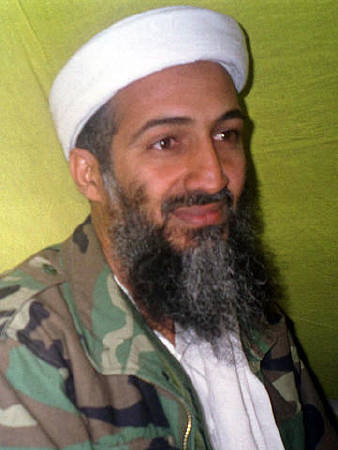
#> input picture images/test/0009.jpg, 338 x 450 px, given as the content of the folder ./images/train, which was not available
$ python data_loading.py   (older library calls are emulated)
#> lines starting #> are read from the running program, lines starting #| are printed output that depends on the picture; pictures that were not available may be replaced by others from this repository, and a replacement may not be noted
### utils.py
import numpy as np


class Box():
    '''Represents a rect without position'''
    def __init__(self, w, h):
        self.w = w
        self.h = h

    def area(self):
        return self.h * self.w

    def scale(self, scale):
        self.w *= scale
        self.h *= scale
        return self

    def __repr__(self):
        return f'Box: ({self.x}, {self.y})'


class Rect(Box):
    '''Represents boxes / windows with position'''
    def __init__(self, x, y, w, h):
        super().__init__(w, h)
        self.x = x
        self.y = y

    # [41 lines left out: functions inter_area, inter_over_union, overlap, center_is_inside, scale, extract_from_img, not called in this run]

    def __repr__(self):
        return f'Rect: ({self.x}, {self.y}, {self.w}, {self.h})'

# import here so no circular imports
from params import BOX_SIZE, WINDOW_STEP


# [6 lines left out: function sliding_window, not called in this run]

### data_loading.py
import numpy as np
from skimage.io import imread
from os.path import join, basename, splitext
from tqdm import tqdm as tqdm
from glob import glob
from utils import Rect

from params import DATA_DIR


def labels_to_dict(labels):
    '''ndarray of labels (Nx5) to dict of Rect lists'''
    labels_dict = {k: [] for k in np.unique(labels[:, 0])}
    for k, i, j, h, l in labels:
        labels_dict[k].append(Rect(j, i, l, h))
    return labels_dict


def load_imgs(dir, as_grey=True):
    '''Load all jpg in the directory and returns a dict'''
#> called with dir = './images/train', as_grey = True
    imgs = {}
    imgs_names = glob(join(dir, '*.jpg'))
    for f in tqdm(imgs_names, desc='Loading images'):
        img = imread(f, as_grey)
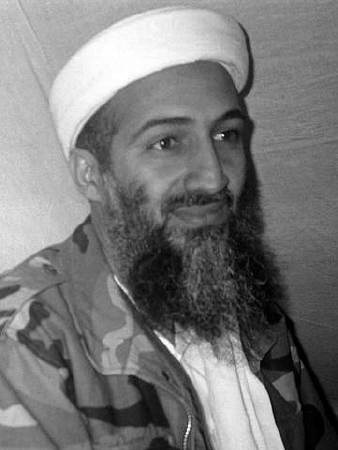
#> img: shape (450, 338) float64; min 0, max 1, mean 0.475
        img_id = int(splitext(basename(f))[0])
        imgs.update({img_id: img.astype(np.float32)})

    return imgs


def load_test_imgs(data_dir=DATA_DIR, as_grey=True):
    return load_imgs(join(data_dir, 'test'), as_grey)


def load_train_imgs_and_labels(data_dir=DATA_DIR, as_grey=True):
    labels_nd = np.loadtxt(join(data_dir, 'label.txt'), dtype=np.int)
    labels = labels_to_dict(labels_nd)
    return load_imgs(join(data_dir, 'train'), as_grey), labels


if __name__ == '__main__':
    train_imgs, labels = load_train_imgs_and_labels()
#> train_imgs = 1 item; labels = 1000 items

#> (the run stopped early here; a loop or call above may not have finished)

$ run again, on images/test/0023.jpg
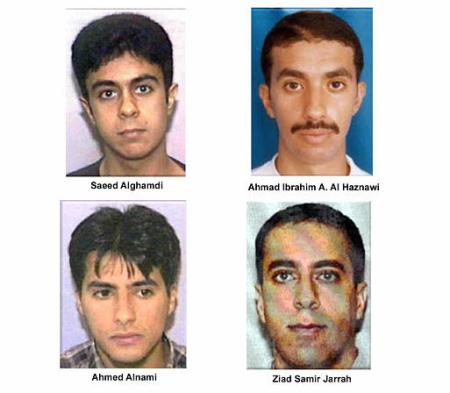
#> input picture images/test/0023.jpg, 450 x 393 px, given as the content of the folder ./images/train, which was not available
#> in load_imgs, `img = imread(f, as_grey)`:
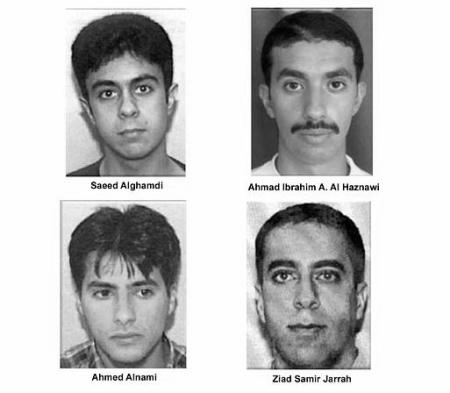
#> img: shape (393, 450) float64; min 0, max 1, mean 0.765
#> train_imgs = 1 item; labels = 1000 items

$ run again, on images/test/0027.jpg
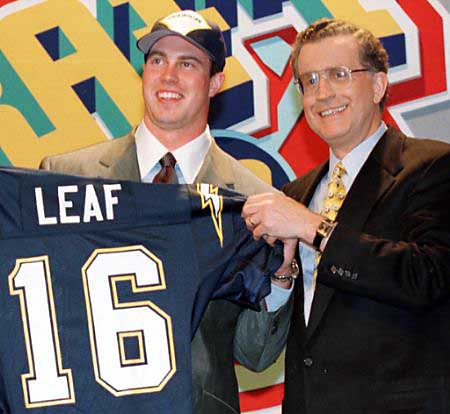
#> input picture images/test/0027.jpg, 450 x 414 px, given as the content of the folder ./images/train, which was not available
#> in load_imgs, `img = imread(f, as_grey)`:
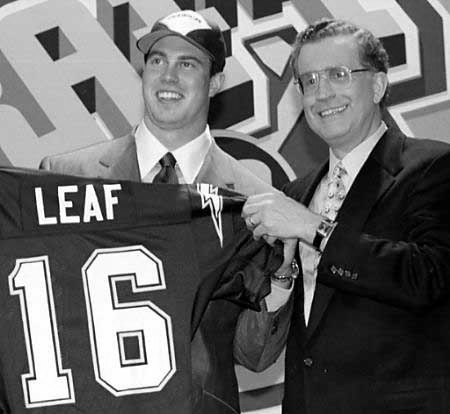
#> img: shape (414, 450) float64; min 0, max 1, mean 0.415
#> train_imgs = 1 item; labels = 1000 items

$ run again, on images/test/0030.jpg
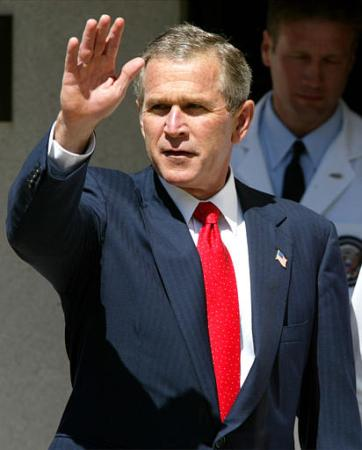
#> input picture images/test/0030.jpg, 362 x 450 px, given as the content of the folder ./images/train, which was not available
#> in load_imgs, `img = imread(f, as_grey)`:
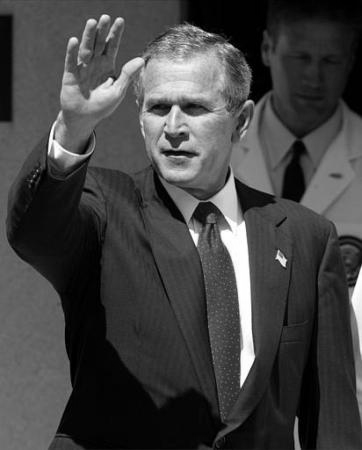
#> img: shape (450, 362) float64; min 0, max 1, mean 0.265
#> train_imgs = 1 item; labels = 1000 items
